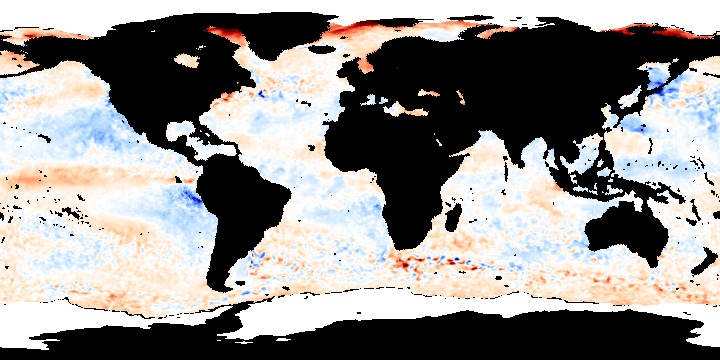
#> input picture assets/ocean/ocean_temp_sep_2002.jpeg, 720 x 360 px, found by its file name
$ python canny.py
#> lines starting #> are read from the running program, lines starting #| are printed output that depends on the picture
### src/detecção-bordas/barrelImg.py
import cv2

# Carregar imagem
image = cv2.imread('./assets/ocean/ocean_temp_sep_2002.jpeg', 0)
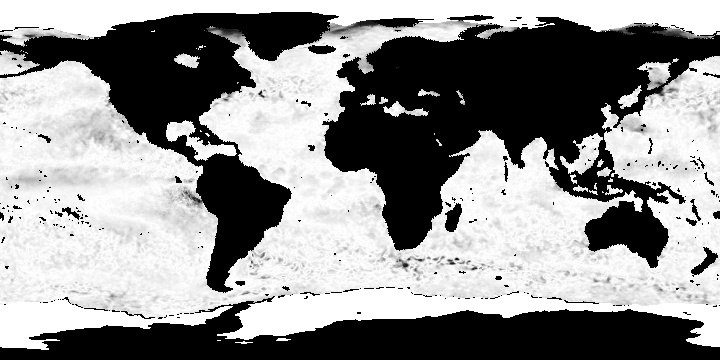
#> image: shape (360, 720); min 0, max 255, mean 143.6

### src/detecção-bordas/canny.py
import cv2

import barrelImg

# Carregar imagem
# image = cv2.imread('image.jpg', 0)
image = barrelImg.image

# Aplicar detecção de bordas Canny
edges = cv2.Canny(image, 100, 200)
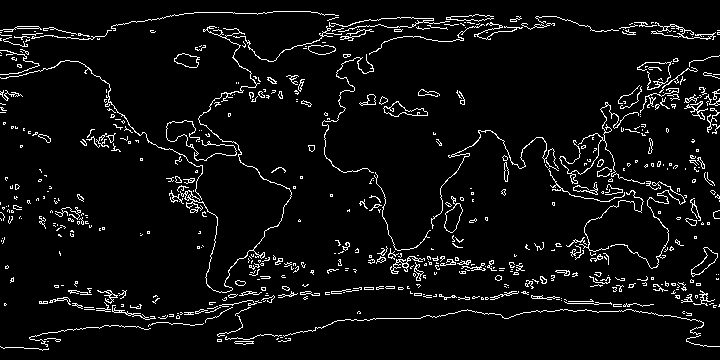
#> edges: shape (360, 720); 5.5% white in thin lines or dots

cv2.imshow('Canny', edges)
cv2.waitKey(0)
cv2.destroyAllWindows()
